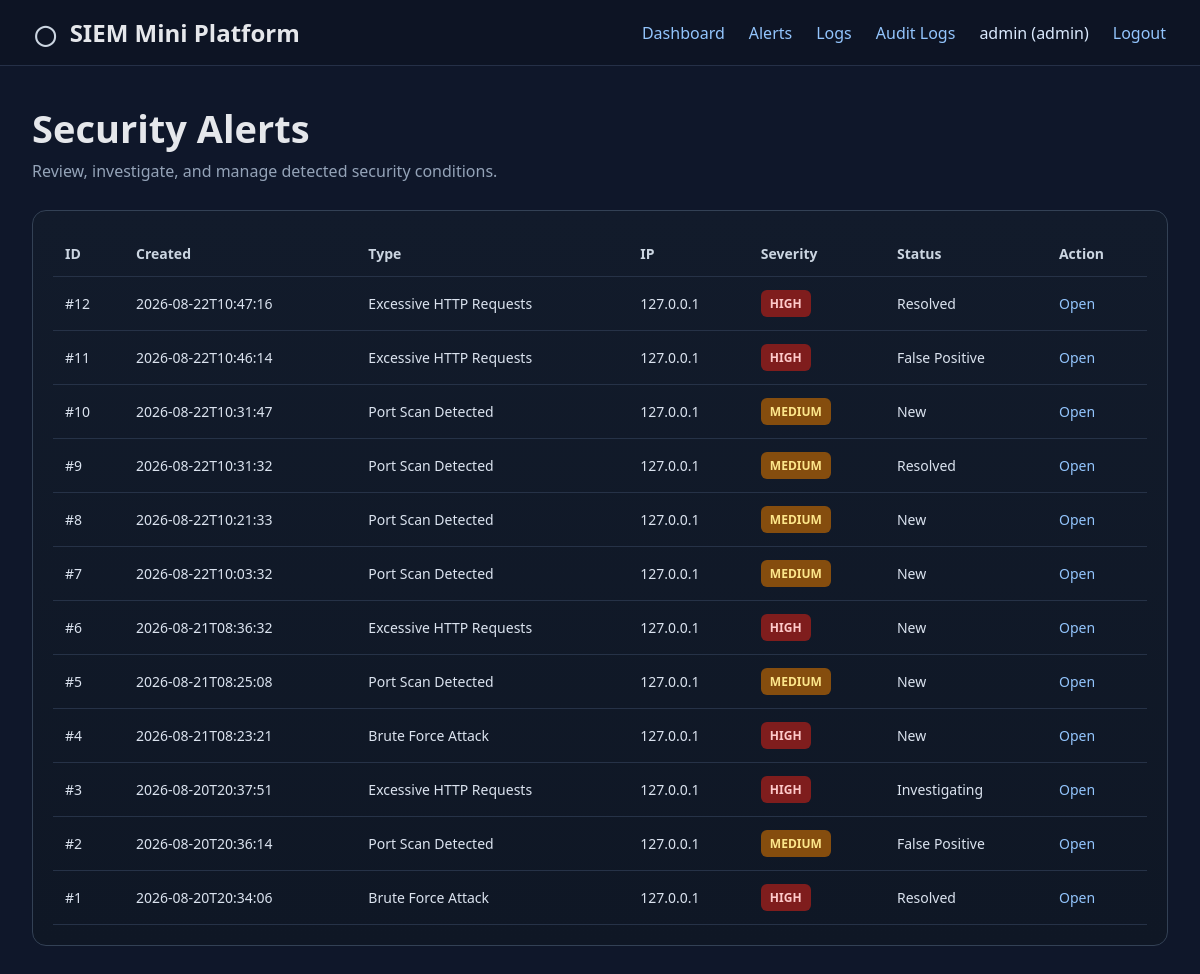
/alerts (signed in), run on the app's committed database.
### tables this page shows
CREATE TABLE alerts(
        id INTEGER PRIMARY KEY AUTOINCREMENT,
        created_at TEXT NOT NULL,
        alert_type TEXT NOT NULL,
        source_ip TEXT,
        severity TEXT NOT NULL,
        description TEXT,
        status TEXT NOT NULL DEFAULT 'New',
        evidence TEXT
    );

### app.py (the view)
@app.route("/alerts")
def alerts():
    r = require_login()
    if r: return r
    detect_rules()
    conn = db()
    rows = conn.execute("SELECT * FROM alerts ORDER BY id DESC").fetchall()
    conn.close()
    return render_template("alerts.html", alerts=rows)

### app.py (called while the page is built, shortened)
def db():
    conn = sqlite3.connect(DB)
    conn.row_factory = sqlite3.Row
    return conn

def logged_in():
    return "user_id" in session

def require_login():
    if not logged_in():
        return redirect(url_for("login"))
    return None

@app.before_request
def collect_http_event():
    ignored_prefixes = (
        "/static/", "/dashboard", "/alerts", "/alert/", "/audit",
        "/login", "/logout", "/lab/ingest-port", "/api/", "/logs"
    )
    if request.path.startswith(ignored_prefixes):
        return

### templates/alerts.html
{% extends 'base.html' %}{% block title %}Security Alerts{% endblock %}{% block content %}<h1 class="page-title">Security Alerts</h1><p class="subtitle">Review, investigate, and manage detected security conditions.</p><section class="panel"><div class="table-wrap"><table class="data-table"><thead><tr><th>ID</th><th>Created</th><th>Type</th><th>IP</th><th>Severity</th><th>Status</th><th>Action</th></tr></thead><tbody>{% for a in alerts %}<tr><td>#{{ a.id }}</td><td>{{ a.created_at }}</td><td>{{ a.alert_type }}</td><td>{{ a.source_ip }}</td><td><span class="badge {{ a.severity|lower }}">{{ a.severity }}</span></td><td class="status-{{ a.status|lower|replace(' ','-')|replace('false-positive','fp') }}">{{ a.status }}</td><td><a href="{{ url_for('alert_detail', alert_id=a.id) }}">Open</a></td></tr>{% else %}<tr><td colspan="7" class="muted">No alerts.</td></tr>{% endfor %}</tbody></table></div></section>{% endblock %}

### templates/base.html (shortened to what this page needs)
<!doctype html>
<html lang="en">
<head>
  <link rel="stylesheet" href="{{ url_for('static', filename='style.css') }}">
</head>
<body>
<header class="topbar">
  <div class="brand"><span class="shield">◯</span> SIEM Mini Platform</div>
  {% if session.get('user_id') %}
  <nav>
    <a href="{{ url_for('dashboard') }}">Dashboard</a>
    <a href="{{ url_for('alerts') }}">Alerts</a>
    <a href="{{ url_for('logs_page') }}">Logs</a>
    {% if session.get('role') == 'admin' %}<a href="{{ url_for('audit_page') }}">Audit Logs</a>{% endif %}
    <span class="user-pill">{{ session.get('username') }} ({{ session.get('role') }})</span>
    <a href="{{ url_for('logout') }}">Logout</a>
  </nav>
  {% endif %}
</header>
<main class="container">
  {% block content %}{% endblock %}
</main>
</body>
</html>

### static/style.css (style rules this page uses)
:root { --bg:#0f172a;--panel:#111827;--panel2:#0b1220;--border:#334155;--text:#e5e7eb;--muted:#94a3b8;--accent:#60a5fa;--green:#34d399;--yellow:#f59e0b;--red:#ef4444;--purple:#a78bfa }
* { box-sizing:border-box }
body { margin:0;background:var(--bg);color:var(--text);font-family:Segoe UI,Arial,sans-serif }
a { color:#93c5fd;text-decoration:none }
.topbar { height:66px;border-bottom:1px solid #253047;display:flex;align-items:center;justify-content:space-between;padding:0 34px;background:#0d1424;position:sticky;top:0;z-index:10 }
.brand { font-size:24px;font-weight:700 }
.shield { font-size:20px;color:#cbd5e1;margin-right:7px }
.topbar nav { display:flex;align-items:center;gap:24px;font-size:16px }
.user-pill { color:#dbeafe }
.container { max-width:1500px;margin:0 auto;padding:36px 32px 60px }
.page-title { font-size:38px;margin:0 0 6px }
.subtitle { color:var(--muted);font-size:16px;margin:0 0 28px }
.card,.panel { background:linear-gradient(180deg,#121b2b,#0f1725);border:1px solid var(--border);border-radius:14px }
.panel { padding:20px;margin-bottom:20px }
.table-wrap { overflow:auto }
.data-table { width:100%;border-collapse:collapse;min-width:760px }
.data-table th,.data-table td { text-align:left;padding:13px 12px;border-bottom:1px solid #263247;font-size:14px }
.data-table th { color:#cbd5e1;font-weight:700 }
.data-table td { color:#dbe3ef }
.badge { display:inline-flex;padding:5px 9px;border-radius:6px;font-size:12px;font-weight:700 }
.high { background:#7f1d1d;color:#fecaca }
.medium { background:#854d0e;color:#fde68a }
.status-new { color:#93c5fd }
.status-investigating { color:#fbbf24 }
.status-resolved { color:#34d399 }
.status-fp { color:#c4b5fd }

### data on the page
alerts: id "12", created_at "2026-08-22T10:47:16", alert_type "Excessive HTTP Requests", source_ip "127.0.0.1", severity "HIGH", status "Resolved"
alerts: id "11", created_at "2026-08-22T10:46:14", alert_type "Excessive HTTP Requests", source_ip "127.0.0.1", severity "HIGH", status "False Positive"
alerts: id "10", created_at "2026-08-22T10:31:47", alert_type "Port Scan Detected", source_ip "127.0.0.1", severity "MEDIUM", status "New"
alerts: id "9", created_at "2026-08-22T10:31:32", alert_type "Port Scan Detected", source_ip "127.0.0.1", severity "MEDIUM", status "Resolved"
alerts: id "8", created_at "2026-08-22T10:21:33", alert_type "Port Scan Detected", source_ip "127.0.0.1", severity "MEDIUM", status "New"
alerts: id "7", created_at "2026-08-22T10:03:32", alert_type "Port Scan Detected", source_ip "127.0.0.1", severity "MEDIUM", status "New"
alerts: id "6", created_at "2026-08-21T08:36:32", alert_type "Excessive HTTP Requests", source_ip "127.0.0.1", severity "HIGH", status "New"
alerts: id "5", created_at "2026-08-21T08:25:08", alert_type "Port Scan Detected", source_ip "127.0.0.1", severity "MEDIUM", status "New"
alerts: id "4", created_at "2026-08-21T08:23:21", alert_type "Brute Force Attack", source_ip "127.0.0.1", severity "HIGH", status "New"
alerts: id "3", created_at "2026-08-20T20:37:51", alert_type "Excessive HTTP Requests", source_ip "127.0.0.1", severity "HIGH", status "Investigating"
alerts: id "2", created_at "2026-08-20T20:36:14", alert_type "Port Scan Detected", source_ip "127.0.0.1", severity "MEDIUM", status "False Positive"
alerts: id "1", created_at "2026-08-20T20:34:06", alert_type "Brute Force Attack", source_ip "127.0.0.1", severity "HIGH", status "Resolved"

### other printed values
{{ session.get('username') }} "admin"
{{ session.get('role') }} "admin"
